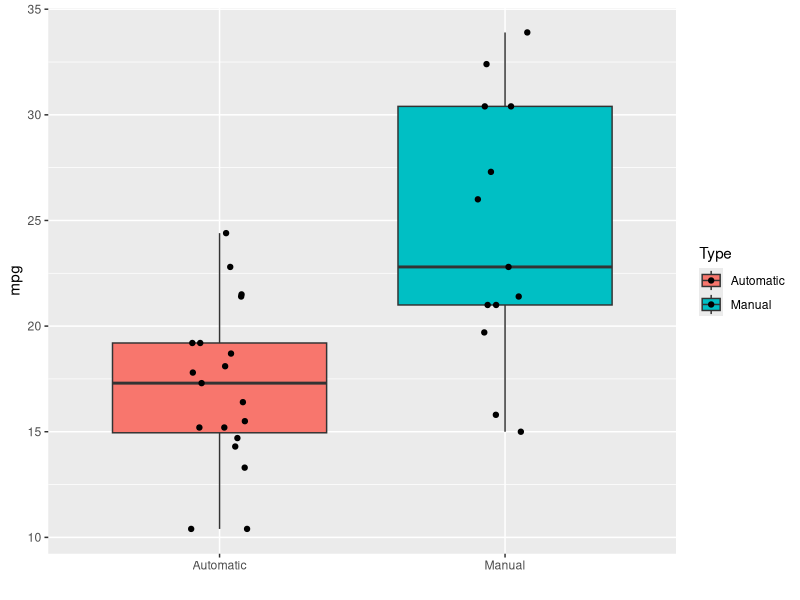

This figure's R source:
## ---- chunk 1
library(ggplot2)
dB <- mtcars
g <- ggplot(dB, aes(factor(am), mpg, fill = factor(am)))
g <- g + geom_boxplot()
g <- g + geom_jitter(position = position_jitter(width = .1, height = 0))
g <- g + scale_colour_discrete(name = "Type")
g <- g + scale_fill_discrete(name = "Type", breaks = c("0", "1"), labels = c("Automatic", "Manual"))
g <- g + scale_x_discrete(breaks = c("0", "1"), labels = c("Automatic", "Manual"))
g <- g + xlab("")
g
## ---- chunk 2
library(ggplot2)
g1 <- subset(mtcars, mtcars$am==0)
g2 <- subset(mtcars, mtcars$am==1)
t1 <- t.test(g1$mpg, g2$mpg, alternative="less", paired=F)
t1.summary <- data.frame("p-value" = c(t1$p.value), "CI-Lower" = c(t1$conf[1]), "CI-Upper" = c(t1$conf[2]), row.names = c("Automatic vs. Manual:  "))
round(t1.summary, 3)
## ---- chunk 3
base_model <- lm(data = dB, mpg ~ am)
step_model <- step(lm(data = dB, mpg ~ .), direction = "both", trace = 0)
## ---- chunk 4
summary(base_model)
## ---- chunk 5
summary(step_model)
## ---- chunk 6
anova(base_model, step_model)
